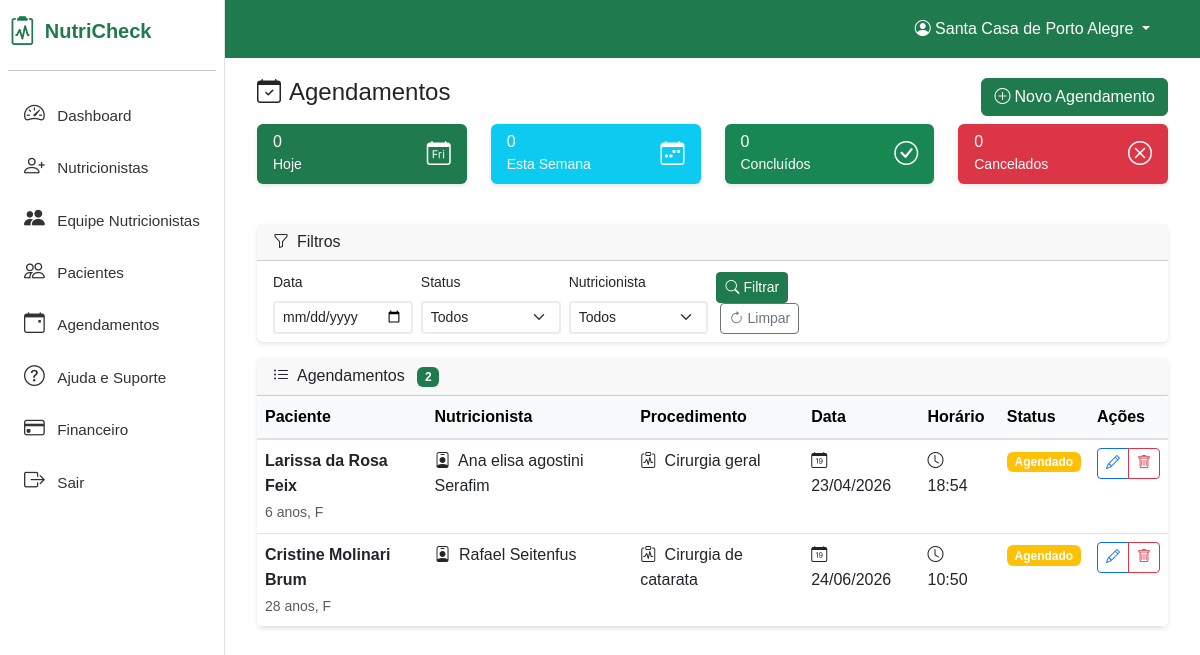
Page /agendamentos (signed in) on the committed database.
### tables this page shows
CREATE TABLE `agendamentos` (
  `id` int(11) NOT NULL,
  `paciente_id` int(11) NOT NULL,
  `anestesista_id` int(11) NOT NULL,
  `instituicao_id` int(11) NOT NULL,
  `procedimento_id` int(11) DEFAULT NULL,
  `data_agendamento` date NOT NULL,
  `hora_agendamento` time NOT NULL,
  `observacoes` text DEFAULT NULL,
  `status` enum('agendado','confirmado','em_andamento','concluido','cancelado') DEFAULT 'agendado',
  `created_at` timestamp NOT NULL DEFAULT current_timestamp(),
  `updated_at` timestamp NOT NULL DEFAULT current_timestamp() ON UPDATE current_timestamp()
);

CREATE TABLE `pacientes` (
  `id` int(11) NOT NULL,
  `instituicao_id` int(11) NOT NULL,
  `anestesista_id` int(11) DEFAULT NULL,
  `nome` varchar(255) NOT NULL,
  `sobrenome` varchar(255) DEFAULT NULL,
  `cpf` varchar(14) DEFAULT NULL,
  `data_nascimento` date DEFAULT NULL,
  `sexo` enum('M','F','O') DEFAULT NULL,
  `telefone` varchar(20) DEFAULT NULL,
  `email` varchar(255) DEFAULT NULL,
  `endereco` text DEFAULT NULL,
  `procedimento` text DEFAULT NULL,
  `procedimento_id` int(11) DEFAULT NULL,
  `data_procedimento` date DEFAULT NULL,
  `hora_procedimento` time DEFAULT NULL,
  `status` enum('cadastrado','autorizado','finalizado','inativo','ativo','questionario_respondido','questionario_incompleto') NOT NULL DEFAULT 'cadastrado',
  `questionario_status` enum('nao_iniciado','incompleto','completo') NOT NULL DEFAULT 'nao_iniciado',
  `questionario_percentual` tinyint(3) UNSIGNED NOT NULL DEFAULT 0,
  `questionario_videos_respondidos` tinyint(3) UNSIGNED NOT NULL DEFAULT 0,
  `questionario_total_videos` tinyint(3) UNSIGNED NOT NULL DEFAULT 0,
  `questionario_ultimo_video` varchar(255) DEFAULT NULL,
  `questionario_atualizado_em` datetime DEFAULT NULL,
  `inativo` tinyint(1) DEFAULT 0,
  `classificacao_ia` enum('baixo_risco','medio_risco','alto_risco') DEFAULT NULL,
  `link_acesso` varchar(255) DEFAULT NULL,
  `token_acesso` varchar(255) DEFAULT NULL,
  `created_at` timestamp NOT NULL DEFAULT current_timestamp(),
  `updated_at` timestamp NOT NULL DEFAULT current_timestamp() ON UPDATE current_timestamp(),
  `medico_id` int(11) DEFAULT NULL,
  `necessita_orientacao_pre_anestesica` tinyint(1) DEFAULT 0,
  `paciente_alto_risco` tinyint(1) DEFAULT 0,
  `criado_via_qr` tinyint(1) DEFAULT 0,
  `qr_code_id` int(11) DEFAULT NULL
);

CREATE TABLE `usuarios` (
  `id` int(11) NOT NULL,
  `instituicao_id` int(11) NOT NULL,
  `perfil_id` int(11) NOT NULL,
  `nome` varchar(255) NOT NULL,
  `email` varchar(255) NOT NULL,
  `senha_hash` varchar(255) NOT NULL,
  `cpf` varchar(14) DEFAULT NULL,
  `crm` varchar(20) DEFAULT NULL,
  `coren` varchar(20) DEFAULT NULL,
  `telefone` varchar(20) DEFAULT NULL,
  `qr_code` varchar(255) DEFAULT NULL,
  `qr_code_path` varchar(255) DEFAULT NULL,
  `foto_path` varchar(255) DEFAULT NULL,
  `status` enum('ativo','inativo') DEFAULT 'ativo',
  `created_at` timestamp NOT NULL DEFAULT current_timestamp(),
  `updated_at` timestamp NOT NULL DEFAULT current_timestamp() ON UPDATE current_timestamp()
);

CREATE TABLE `procedimentos` (
  `id` int(11) NOT NULL,
  `nome` varchar(255) NOT NULL,
  `descricao` text DEFAULT NULL,
  `status` enum('ativo','inativo') DEFAULT 'ativo',
  `created_at` timestamp NOT NULL DEFAULT current_timestamp()
);

### app/views/agendamentos/index-no-bootstrap.php (the view, shortened to what the rows shown need)
<div class="container-fluid">
    <div class="row">
        <div class="col-12">
            <div class="card">
                <div class="card-body p-0">
                    <?php if (empty($agendamentos)): ?>
                    <div class="text-center py-3">
                        <i class="bi bi-calendar-x fs-2 text-muted"></i>
                        <h6 class="text-muted mt-2">Nenhum agendamento encontrado</h6>
                        <p class="text-muted small">Tente ajustar os filtros ou criar um novo agendamento.</p>
                        <button type="button" class="btn btn-primary btn-sm" onclick="abrirModal()">
                            <i class="bi bi-plus-circle me-1"></i>Novo Agendamento
                        </button>
                    </div>
                    <?php else: ?>
                    <div class="table-responsive">
                        <table class="table table-hover mb-0">
                            <thead class="table-light">
                                <tr>
                                    <th>Paciente</th>
                                    <th>Nutricionista</th>
                                    <th>Procedimento</th>
                                    <th>Data</th>
                                    <th>Horário</th>
                                    <th>Status</th>
                                    <th>Ações</th>
                                </tr>
                            </thead>
                            <tbody>
                                <?php foreach ($agendamentos as $agendamento): ?>
                                <?php
                                $idade = '';
                                if ($agendamento['data_nascimento']) {
                                    $nasc = new DateTime($agendamento['data_nascimento']);
                                    $hoje = new DateTime();
                                    $idade = $hoje->diff($nasc)->y;
                                }
                                $status_classes = [
                                    'agendado' => 'bg-warning',
                                    'confirmado' => 'bg-info',
                                    'em_andamento' => 'bg-primary',
                                    'concluido' => 'bg-success',
                                    'cancelado' => 'bg-danger'
                                ];
                                $status_labels = [
                                    'agendado' => 'Agendado',
                                    'confirmado' => 'Confirmado',
                                    'em_andamento' => 'Em Andamento',
                                    'concluido' => 'Concluído',
                                    'cancelado' => 'Cancelado'
                                ];
                                ?>
                                <tr>
                                    <td>
                                        <div>
                                            <strong><?= htmlspecialchars($agendamento['paciente_nome'], ENT_QUOTES, 'UTF-8') ?></strong>
                                            <?php if ($idade): ?>
                                            <br><small class="text-muted"><?= $idade ?> anos, <?= ucfirst($agendamento['sexo']) ?></small>
                                            <?php endif; ?>
                                        </div>
                                    </td>
                                    <td>
                                        <div>
                                            <i class="bi bi-person-badge me-1"></i>
                                            <?= htmlspecialchars($agendamento['anestesista_nome'], ENT_QUOTES, 'UTF-8') ?>
                                        </div>
                                    </td>
                                    <td>
                                        <div>
                                            <i class="bi bi-clipboard-pulse me-1"></i>
                                            <?= htmlspecialchars($agendamento['procedimento_nome'], ENT_QUOTES, 'UTF-8') ?>
                                        </div>
                                    </td>
                                    <td>
                                        <div>
                                            <i class="bi bi-calendar-date me-1"></i>
                                            <?= date('d/m/Y', strtotime($agendamento['data_agendamento'])) ?>
                                        </div>
                                    </td>
                                    <td>
                                        <div>
                                            <i class="bi bi-clock me-1"></i>
                                            <?= date('H:i', strtotime($agendamento['hora_agendamento'])) ?>
                                        </div>
                                    </td>
                                    <td>
                                        <span class="badge <?= $status_classes[$agendamento['status']] ?? 'bg-secondary' ?>">
                                            <?= $status_labels[$agendamento['status']] ?? ucfirst($agendamento['status']) ?>
                                        </span>
                                    </td>
                                    <td>
                                        <div class="btn-group" role="group">
                                            <a href="<?= BASE_URL ?>/agendamentos/edit/<?= $agendamento['id'] ?>"
                                               class="btn btn-sm btn-outline-primary"
                                               title="Editar">
                                                <i class="bi bi-pencil"></i>
                                            </a>
                                            <button type="button"
                                               class="btn btn-sm btn-outline-danger"
                                               title="Excluir"
                                                    onclick="mostrarModalExclusao(<?= $agendamento['id'] ?>, '<?= htmlspecialchars($agendamento['paciente_nome'], ENT_QUOTES, 'UTF-8') ?>', '<?= date('d/m/Y H:i', strtotime($agendamento['data_agendamento'] . ' ' . $agendamento['hora_agendamento'])) ?>')">
                                                <i class="bi bi-trash"></i>
                                            </button>
                                        </div>
                                    </td>
                                </tr>
                                <?php endforeach; ?>
                            </tbody>
                        </table>
                    </div>
                    <?php endif; ?>
                </div>
            </div>
        </div>
    </div>
</div>

### rows in the picture
agendamentos: paciente.nome "Larissa da Rosa Feix", paciente.data_nascimento "6", paciente.sexo "F", anestesista.nome "Ana elisa agostini Serafim", procedimento.nome "Cirurgia geral", data_agendamento "23/04/2026", hora_agendamento "18:54", status "Agendado"
agendamentos: paciente.nome "Cristine Molinari Brum", paciente.data_nascimento "28", paciente.sexo "F", anestesista.nome "Rafael Seitenfus", procedimento.nome "Cirurgia de catarata", data_agendamento "24/06/2026", hora_agendamento "10:50", status "Agendado"

### other values in the picture
$_SESSION['user_name'] "Santa Casa de Porto Alegre"
$pageNames[$page['nome']] "Dashboard"
$pageNames[$page['nome']] "Nutricionistas"
$pageNames[$page['nome']] "Equipe Nutricionistas"
$pageNames[$page['nome']] "Pacientes"
$pageNames[$page['nome']] "Agendamentos"
$pageNames[$page['nome']] "Ajuda e Suporte"
$stats['hoje'] "0"
$stats['semana'] "0"
$stats['concluidos'] "0"
$stats['cancelados'] "0"
count($agendamentos) "2"
